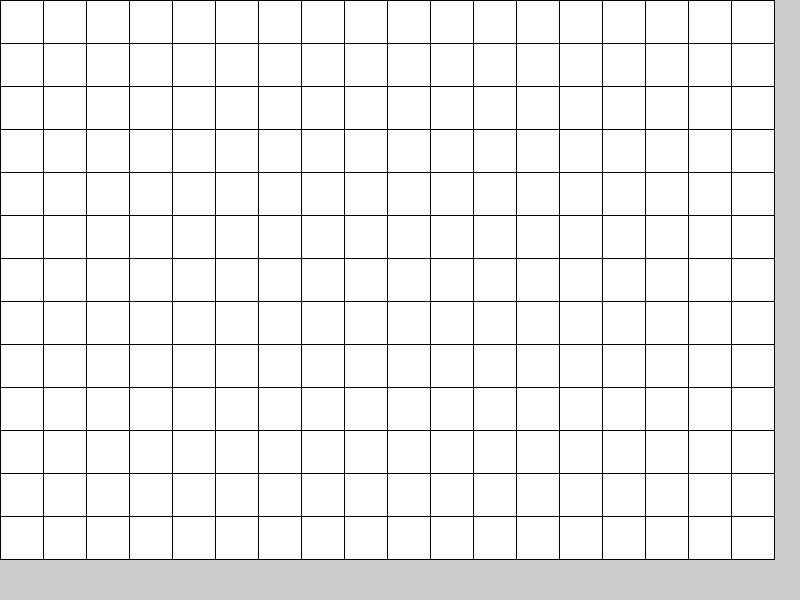
Frame 1 (no input)
Frame 60 (the mouse pressed at the canvas centre just before this capture): identical to frame 1, image omitted
Frame 120 (the mouse held since frame 60 and released just before this capture): identical to frame 1, image omitted

The Processing sketch that drew this single still picture (run headless with seeded random() and noise(); from frame 60 on, the mouse is pressed at the canvas centre):

// Processing sketch: lifegame_01
// ── lifegame_01.pde
Sq[][] mSquare = new Sq[1000][1000];
float d = 43;
int maxx = 0;
int maxy = 0;

void setup()
{
  size(800,600);
  maxx = floor(width/d);
  maxy = floor(height/d);
  for(int y = 0; y < maxy; y = y +1)
  {
    for(int x = 0; x < maxx; x = x +1)
    {
      mSquare[x][y] = new Sq();
      mSquare[x][y].d = d;
      mSquare[x][y].xpos = x;
      mSquare[x][y].ypos = y;
    }
  }  
}

void draw()
{
  for(int y = 0; y < maxy; y = y +1)
  {
    for(int x = 0; x < maxx; x = x +1)
    {
      mSquare[x][y].show();
    }  
  }  
}

// ── Sq.pde
class Sq
{
  float xpos = 0;
  float ypos = 0;
  float d = 10;
  boolean isBlack = false;
  
  Sq()
  {
    
  }
  
  void show()
  {
    square(this.xpos*this.d,this.ypos*this.d,this.d);
  }
  
}//end of class Sq
